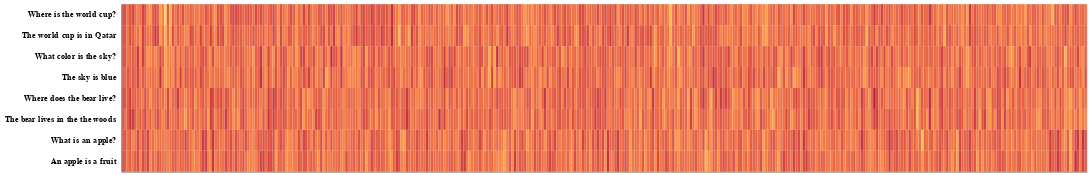

The code cell stored with this chart in its notebook:
### Code cell
# TODO: Heatmap of full embeddings (from Quora)

import altair as alt

source = pd.DataFrame(df["embeddings"].to_list())
source = pd.concat([df["text"], source], axis=1)
source["order"] = source.index
source = source.melt(id_vars=["text", "order"], var_name="position", ignore_index=False)
display(source)

alt.Chart(
    source
).encode(
    alt.X("position:N", title="").axis(labels=False, ticks=False),
    alt.Y("text:N", title="", sort=source["order"].unique()).axis(labelLimit=300, tickWidth=0, labelFontWeight="bold"),
    alt.Color("value:Q").scale(scheme="goldred").legend(None),
).mark_rect(
    width=3
).properties(width=alt.Step(3), height=alt.Step(25))

### Figure 1 — Vega-Lite specification as saved in the notebook (floating-point values rounded to 4 significant figures; data arrays with more than 128 entries replaced by an {"elided": "..."} marker saying what was removed)
{"config": {"view": {"continuousWidth": 300, "continuousHeight": 300}}, "data": {"name": "data-ca75016957404acadf5f98192921cab3"}, "mark": {"type": "rect", "width": 3}, "encoding": {"color": {"field": "value", "legend": null, "scale": {"scheme": "goldred"}, "type": "quantitative"}, "x": {"axis": {"labels": false, "ticks": false}, "field": "position", "title": "", "type": "nominal"}, "y": {"axis": {"labelLimit": 300, "tickWidth": 0, "labelFontWeight": "bold"}, "field": "text", "sort": [0.0, 1.0, 2.0, 3.0, 4.0, 5.0, 6.0, 7.0], "title": "", "type": "nominal"}}, "height": {"step": 25}, "width": {"step": 3}, "$schema": "https://vega.github.io/schema/vega-lite/v5.8.0.json", "datasets": {"data-ca75016957404acadf5f98192921cab3": {"elided": "3072 records"}}}
